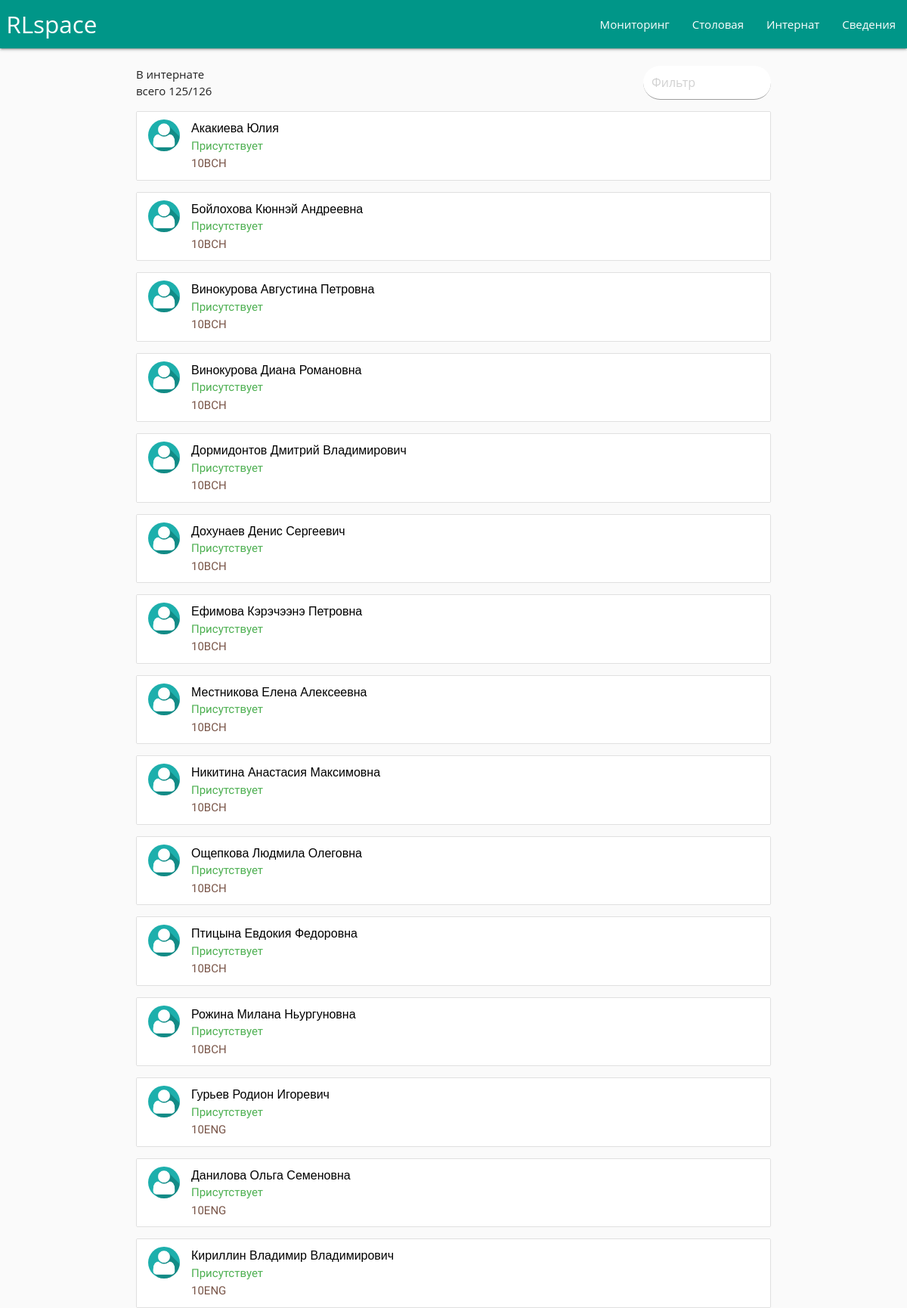
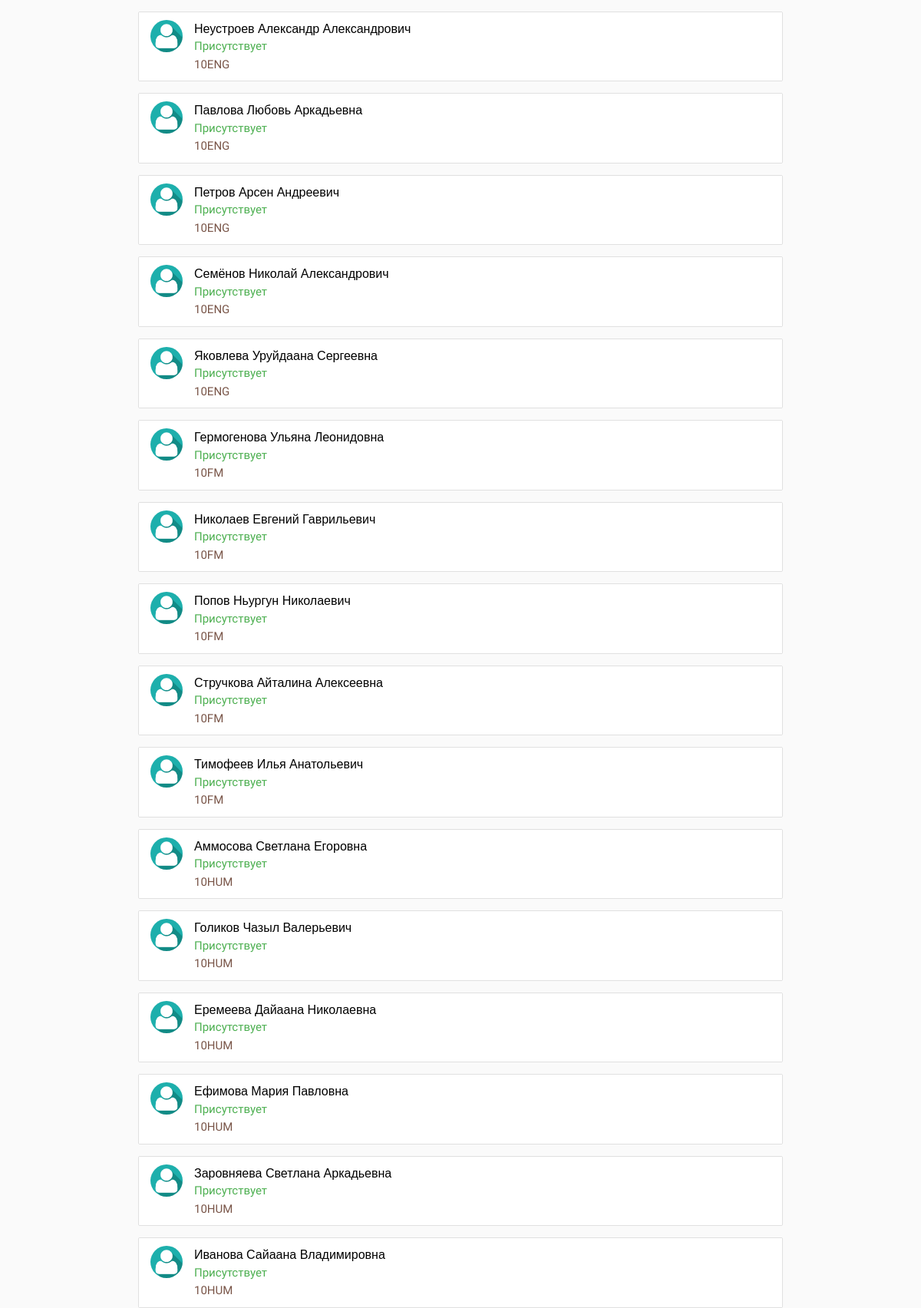
/board/ (upper part), run on the app's committed database (2 pictures, top to bottom).
### main/models.py (models this page shows, shortened)
class Pupil(models.Model):
    index       = models.CharField(max_length = 50)
    qrcode      = models.CharField(max_length = 50)
    name        = models.CharField(max_length = 50)
    grade       = models.CharField(max_length = 50, choices = GRADE)
    location    = models.CharField(max_length = 50, choices = LOCATION)
    eating      = models.BooleanField(default = False)
    inboard     = models.BooleanField(default = True)
    status      = models.CharField(max_length = 50, default = "absent", choices = STATUS)
    arrive_time	   = models.TimeField('time arrive', null = True, blank = True)
    photo     	   = models.ImageField(upload_to = "images/", default = "images/default.jpg")
    non_attendance = models.IntegerField(default = 0);

### main/views.py (the view)
# urls.py: url(r'^board/$',                                views.board,       name = 'board'),
def board(request):
    context = {}
    pupils = Pupil.objects.filter(location = "boarding")
    pupils_list = sorted(pupils, key=operator.attrgetter('grade','name'))
    context["in_board"] = len(Pupil.objects.filter(location = "boarding", inboard = True))
    context["pupils_amt"] = len(pupils)
    context["pupils"] = pupils_list
    request = render(request, 'main/board.html', context)
    return request

### main/templates/main/board.html (shortened to what this page needs)
{% include 'main/header.html' %}
<div class = "container">
    <div class = "row">
        <span style="display: flex;">
            <p class="left"> В интернате всего {{in_board}}/{{pupils_amt}}</p>
            <input class = "filter right col s4 offset-s8" placeholder="Фильтр" style = "background: white; border-radius: 40px; ">
        </span>
        {% for pupil in pupils %}
        <filtertag>
            <a href = "/profile/{{pupil.id}}">
                <ul class="collection">
                    <li class="collection-item avatar">
                        <img src="/media/{{ pupil.photo }}" alt="" class="circle img-responsive">
                        <span class="title black-text">{{ pupil.name }}</span>
                        <p>
                            {% if pupil.inboard %}
                                <font class = "green-text">Присутствует</font>
                            {% else %}
                                <font class = "red-text">Отсутствует</font>
                            {% endif %} <br>
                            <font class = "brown-text" >{{ pupil.grade }} </font>
                        </p>
                    </li>
                </ul>
            </a>
        </filtertag>
        {% endfor %}
    </div>
</div>
{% include 'main/footer.html' %}

### main/static/css/clock.css (style rules this page uses)
* { margin: 0; padding: 0; box-sizing: border-box; }
@media only screen and (min-width: 768px) { .title { font: 48px Arial; } }

### main/templates/main/header.html (style rules this page uses)
* { font-family: 'Arimo', sans-serif; }

### data on the page
Pupil: photo (placeholder picture), name "Акакиева Юлия", inboard "Присутствует", grade "10BCH"
Pupil: photo (placeholder picture), name "Бойлохова Кюннэй Андреевна", inboard "Присутствует", grade "10BCH"
Pupil: photo (placeholder picture), name "Винокурова Августина Петровна", inboard "Присутствует", grade "10BCH"
Pupil: photo (placeholder picture), name "Винокурова Диана Романовна", inboard "Присутствует", grade "10BCH"
Pupil: photo (placeholder picture), name "Дормидонтов Дмитрий Владимирович", inboard "Присутствует", grade "10BCH"
Pupil: photo (placeholder picture), name "Дохунаев Денис Сергеевич", inboard "Присутствует", grade "10BCH"
Pupil: photo (placeholder picture), name "Ефимова Кэрэчээнэ Петровна", inboard "Присутствует", grade "10BCH"
Pupil: photo (placeholder picture), name "Местникова Елена Алексеевна", inboard "Присутствует", grade "10BCH"
Pupil: photo (placeholder picture), name "Никитина Анастасия Максимовна", inboard "Присутствует", grade "10BCH"
Pupil: photo (placeholder picture), name "Ощепкова Людмила Олеговна", inboard "Присутствует", grade "10BCH"
Pupil: photo (placeholder picture), name "Птицына Евдокия Федоровна", inboard "Присутствует", grade "10BCH"
Pupil: photo (placeholder picture), name "Рожина Милана Ньургуновна", inboard "Присутствует", grade "10BCH"
Pupil: photo (placeholder picture), name "Гурьев Родион Игоревич", inboard "Присутствует", grade "10ENG"
Pupil: photo (placeholder picture), name "Данилова Ольга Семеновна", inboard "Присутствует", grade "10ENG"
Pupil: photo (placeholder picture), name "Кириллин Владимир Владимирович", inboard "Присутствует", grade "10ENG"
Pupil: photo (placeholder picture), name "Неустроев Александр Александрович", inboard "Присутствует", grade "10ENG"
Pupil: photo (placeholder picture), name "Павлова Любовь Аркадьевна", inboard "Присутствует", grade "10ENG"
Pupil: photo (placeholder picture), name "Петров Арсен Андреевич", inboard "Присутствует", grade "10ENG"
Pupil: photo (placeholder picture), name "Семёнов Николай Александрович", inboard "Присутствует", grade "10ENG"
Pupil: photo (placeholder picture), name "Яковлева Уруйдаана Сергеевна", inboard "Присутствует", grade "10ENG"
Pupil: photo (placeholder picture), name "Гермогенова Ульяна Леонидовна", inboard "Присутствует", grade "10FM"
Pupil: photo (placeholder picture), name "Николаев Евгений Гаврильевич", inboard "Присутствует", grade "10FM"
Pupil: photo (placeholder picture), name "Попов Ньургун Николаевич", inboard "Присутствует", grade "10FM"
Pupil: photo (placeholder picture), name "Стручкова Айталина Алексеевна", inboard "Присутствует", grade "10FM"
Pupil: photo (placeholder picture), name "Тимофеев Илья Анатольевич", inboard "Присутствует", grade "10FM"
Pupil: photo (placeholder picture), name "Аммосова Светлана Егоровна", inboard "Присутствует", grade "10HUM"
Pupil: photo (placeholder picture), name "Голиков Чазыл Валерьевич", inboard "Присутствует", grade "10HUM"
Pupil: photo (placeholder picture), name "Еремеева Дайаана Николаевна", inboard "Присутствует", grade "10HUM"
Pupil: photo (placeholder picture), name "Ефимова Мария Павловна", inboard "Присутствует", grade "10HUM"
Pupil: photo (placeholder picture), name "Заровняева Светлана Аркадьевна", inboard "Присутствует", grade "10HUM"
Pupil: photo (placeholder picture), name "Иванова Сайаана Владимировна", inboard "Присутствует", grade "10HUM"

### other printed values
{{ in_board }} "125"
{{ pupils_amt }} "126"
